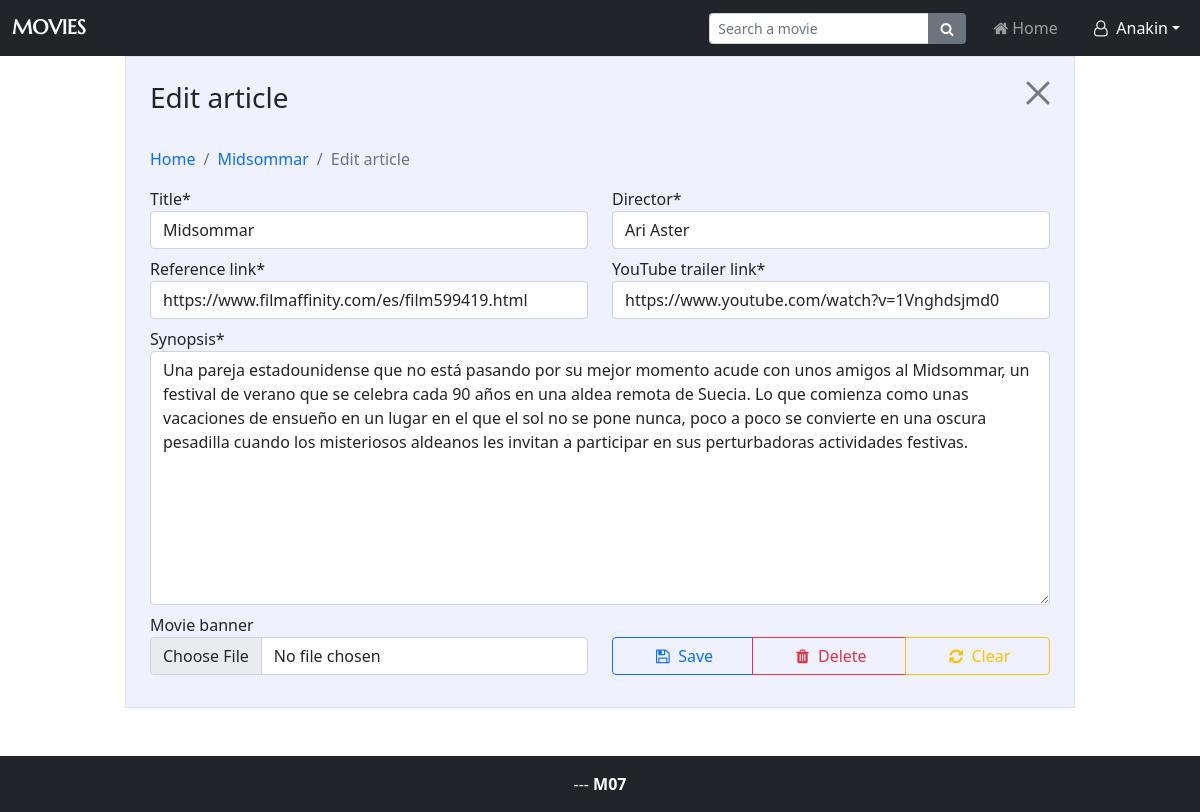
/controller/edit.php?id=8 (signed in), run on the app's committed database.
### tables this page shows
CREATE TABLE `users` (
  `nickname` varchar(100) NOT NULL,
  `email` varchar(255) NOT NULL,
  `password` varchar(32) NOT NULL,
  `id` int(11) NOT NULL,
  `reset_token` text NOT NULL,
  `remember_me_token` text NOT NULL,
  `social_provider` enum('','Twitter','GitHub','Google') NOT NULL,
  `admin` tinyint(1) NOT NULL
);

CREATE TABLE `posts` (
  `id` int(11) NOT NULL,
  `synopsis` text NOT NULL,
  `title` text NOT NULL,
  `director` text NOT NULL,
  `link` text NOT NULL,
  `youtube_link` text NOT NULL,
  `user_id` int(11) NOT NULL,
  `dateTime` timestamp NOT NULL DEFAULT current_timestamp(),
  `image_path` text NOT NULL
);

### controller/edit.php (called while the page is built, shortened)
<?php
require_once '../model/pdo-articles.php';
include_once '../controller/session.php';
$errors = [];
$userId = getSessionUserId();
if (isset($_GET['id'])) {
    $articleId = $_GET['id'];
    $article = getPost($articleId);
    $title = $article['title'];
    $director = $article['director'];
    $link = $article['link'];
    $ytLink = $article['youtube_link'];
    $synopsis = $article['synopsis'];
} else if (isset($_POST['guardar'])) {
    $imagePath = "";
    $title = sanitizeString($_POST['title']);
    $director = sanitizeString($_POST['director']);
    $link = sanitizeString($_POST['link']);
    $ytLink = sanitizeString($_POST['youtube']);
    $synopsis = sanitizeString($_POST['synopsis']);
    checkUserInput($title, $director, $link, $ytLink, $synopsis);
    if (empty($errors)) {
        if (isset($_SESSION["articleId"])) {
            $articleId = $_SESSION["articleId"];
            updatePost($articleId, $title, $director, $link, $ytLink, $synopsis);
        } else {
            $articleId = createPost($userId, $title, $director, $link, $ytLink, $synopsis);
            $_SESSION["articleId"] = $articleId;
        }
    } else {
        $articleId = $_SESSION['articleId'];
    }
    $article = getPost($articleId);
} else unset($_SESSION['articleId']);
include_once '../view/edit.view.php';

### controller/navbar.php (called while the page is built, shortened)
<?php
require_once '../model/pdo-users.php';
require_once '../controller/session.php';
    $userId = getSessionUserId();
    $anonUser = $userId == 0;
    if (!$anonUser) {
        $nickname = getUserNicknameById($userId);
    } else $changePasswordVisibility = '';
    $file = pathinfo($_SERVER['PHP_SELF'])['filename'];
    $homeActive = $file == "index" ? "active" : "";
    $createActive = $file == "edit" ? "active" : "";
    $passwordActive = $file == "change-password" ? "active" : "";
include_once '../view/navbar.view.php';

### controller/session.php (called while the page is built, shortened)
<?php
require_once "../model/pdo-users.php";
function getSessionUserId() {
    if (isset($_SESSION["userId"])) {
        return $_SESSION["userId"];
    } else {
        return 0;
    }
}

### model/pdo-users.php (called while the page is built, shortened)
<?php
function getUserNicknameById($userId)
{
    try {
        $connexio = getConnection();
        $statement = $connexio->prepare('SELECT nickname FROM users WHERE id = :userId');
        $statement->bindParam('userId', $userId, PDO::PARAM_INT);
        $statement->execute();
        $result = $statement->fetch();
        return $result['nickname'];
    } catch (PDOException $e) {
        die("No es pot establir connexió amb la base de dades");
    }
}

### model/pdo-articles.php (called while the page is built, shortened)
<?php
function getPost($articleId)
{
    try {
        $connexio = getConnection();
        $statement = $connexio->prepare('
        SELECT title, director, link, youtube_link, synopsis, id, dateTime, image_path, user_id,
        (SELECT nickname FROM users WHERE id = user_id) AS nickname
        FROM posts WHERE id = :articleId');
        $statement->bindParam('articleId', $articleId, PDO::PARAM_INT);
        $statement->execute();
        return $statement->fetch();
    } catch (PDOException $e) {
        die("No es pot establir connexió amb la base de dades");
    }
}

### view/edit.view.php (the view, shortened to what this page needs)
<!DOCTYPE html>
<html lang="en">
<head>
    <link rel="stylesheet" href="../view/bootstrap/css/bootstrap.min.css">
    <link rel="stylesheet" href="../view/fontello/css/fontello.css">
    <link rel="stylesheet" href="../view/styles.css">
</head>
<body>
<?php require_once '../controller/navbar.php' ?>
    <main class="container">
        <div class="row justify-content-center h-100">
            <div class="edit d-grid gap-3 p-4 border col-md-10 col-12 align-items-center">
                <form action="<?php echo $_SERVER['PHP_SELF'] ?>" id="form" method="POST" novalidate enctype="multipart/form-data">
                    <header class="col-12 d-flex justify-content-between mb-4">
                        <h3>
                            <?php echo isset($_SESSION["articleId"]) ? "Edit" : "Create new" ?> article
                        </h3>
                        <h4>
                            <a type="button" class="btn-close p-0" title="Close" href="index.php"></a>
                        </h4>
                    </header>
                    <nav aria-label="breadcrumb">
                    <ol class="breadcrumb">
                        <li class="breadcrumb-item" title="Go to home"><a href="index.php">Home</a></li>
                        <?php
                        if (isset($_SESSION["articleId"])) {
                            $titleDB = $article['title'];
                            echo "
                            <li class='breadcrumb-item' title='Go to this post'>
                                <a href='article.php?id=$articleId'>$titleDB</a>
                            </li>";
                        }
                        ?>
                        <li class="breadcrumb-item active" aria-current="page"><?php echo isset($_SESSION["articleId"]) ? "Edit" : "Create" ?> article</li>
                    </ol>
                    </nav>
                    <div class="row">
                        <div class="col-md-6 col-12 form-group mb-2">
                            <label for="title">Title*</label>
                            <input type="text" id="title" name="title" placeholder="Type the title" class="form-control <?php echo isset($errors['title']) ? "is-invalid" : "" ?>" value="<?php echo isset($title) ? $title : '' ?>">
                        </div>
                        <div class="col-md-6 col-12 form-group mb-2">
                            <label for="director">Director*</label>
                            <input type="text" id="director" name="director" placeholder="Type the director" class="form-control <?php echo isset($errors['director']) ? "is-invalid" : "" ?>" value="<?php echo isset($director) ? $director : '' ?>">
                        </div>
                    </div>
                    <div class="row">
                        <div class="col-md-6 col-12 form-group mb-2">
                            <label for="link">Reference link*</label>
                            <input type="text" id="link" name="link" placeholder="Type the reference link" class="form-control <?php echo isset($errors['link']) ? "is-invalid" : "" ?>" value="<?php echo isset($link) ? $link : '' ?>">
                        </div>
                        <div class="col-md-6 col-12 form-group mb-2">
                            <label for="youtube">YouTube trailer link*</label>
                            <input type="text" id="youtube" name="youtube" placeholder="Type the YouTube trailer link" class="form-control <?php echo isset($errors['youtube']) ? "is-invalid" : "" ?>" value="<?php echo isset($ytLink) ? $ytLink : '' ?>">
                        </div>
                    </div>
                    <div class="form-group mb-2">
                        <label for="synopsis">Synopsis*</label>
                        <textarea rows="10" id="synopsis" name="synopsis" class="form-control <?php echo isset($errors['synopsis']) ? "is-invalid" : "" ?>"><?php echo isset($synopsis) ? $synopsis : '' ?></textarea>
                    </div>
                    <div class="row mb-2 align-items-end">
                        <div class="form-group col-md-6 col-12">
                            <label for="file">Movie banner</label>
                            <input class="form-control" type="file" id="file" name="file" accept="image/png, image/jpeg">
                        </div>
                        <div class="btn-group mt-3 col-md-6 col-12">
                            <button class="btn btn-outline-primary" type="submit" name="guardar" title="Save post">
                                <span class="icon-floppy"> Save</span>
                            </button>
                            <a class="btn btn-outline-danger" title="Delete post" onclick="show_confirm(<?php echo isset($articleId) ? $articleId : 0 ?>)">
                                <span class="icon-trash"> Delete</span>
                            </a>
                            <button class="btn btn-outline-warning" type="button" id="clear" title="Clear form">
                                <span class="icon-arrows-cw"> Clear</span>
                            </button>
                        </div>
                    </div>
                </form>
            </div>
        </div>
    </main>
    <?php include_once '../view/footer.view.php' ?>
</body>
</html>

### view/navbar.view.php (shortened to what this page needs)
<nav class="navbar fixed-top navbar-expand-lg navbar-dark bg-dark">
  <div class="container-fluid">
    <a class="navbar-brand" href="index.php">Movies</a>
    <div class="collapse navbar-collapse" id="navbarNav">
      <ul class="navbar-nav ms-md-auto gap-2">
        <li class="nav-item align-self-center">
          <form method="GET" action="index.php" class="input-group input-group-sm">
            <input type="search" name="search" class="form-control" placeholder="Search a movie" value="<?php echo isset($_GET['search']) ? $_GET['search'] : '' ?>"/>
            <button type="submit" title="Search a movie" class="btn btn-secondary">
              <i class="icon-search"></i>
            </button>
          </form>
        </li>
        <li class="nav-item rounded">
          <a class="nav-link <?php echo $homeActive ?>" aria-current="page" href="index.php"><span class="icon-home"></span>Home</a>
        </li>
        <li class="nav-item dropdown rounded">
          <?php
          if ($anonUser)
            echo <<<STR
                <a class="nav-link dropdown-toggle $loginActive $signupActive" href="#" id="navbarDropdown" role="button" data-bs-toggle="dropdown" aria-expanded="false"><i class="bi bi-person-fill me-2"></i><span class="icon-user-o"></span> Sign in </a>
                <ul class="dropdown-menu dropdown-menu-end">
                <li><a class="dropdown-item $loginActive" href="login.php"><span class="icon-user-o"></span> Log in</a></li>
                <li><a class="dropdown-item $signupActive" href="sign-up.php"><span class="icon-user-plus"></span> Sign up</a></li>
            STR;
          else echo <<<STR
                <a class="nav-link dropdown-toggle $createActive $passwordActive" href="#" id="navbarDropdown" role="button" data-bs-toggle="dropdown" aria-expanded="false"><i class="bi bi-person-fill me-2"></i><span class="icon-user-o"></span> $nickname</a>
                <ul class="dropdown-menu dropdown-menu-end">
                <li><a class="dropdown-item $createActive" href="edit.php"><span class="icon-plus"></span> New post</a></li>
                <li><a class="dropdown-item $passwordActive $changePasswordVisibility" href="change-password.php"><span class="icon-key"></span> Change password</a></li>
                <li><a class="dropdown-item " href="recovery-password.php"><span class="icon-key"></span> Recovery password</a></li>
                <div class="dropdown-divider"></div>
                <li><a class="dropdown-item" href="clear-session.php"><span class="icon-logout"></span> Log out</a></li>
                <li><a class="dropdown-item" href="clear-session.php"><span class="icon-logout"></span>Donar de baixa</a></li>
                STR;
          ?>
      </ul>
      </li>
      </ul>
    </div>
  </div>
</nav>

### view/styles.css (style rules this page uses)
html, body { height: 100%; }
body { padding-top: 3.5rem; display: flex; flex-direction: column; word-break: break-word; }
main { flex: 1 0 auto; }
span[class^='icon'] { display: inline-block; }
a { text-decoration: none; }
.edit { height: 100%; background-color: #eff1ff; }
.navbar-brand { font-family: Marcellus; text-transform: uppercase; font-weight: bold; }

### data on the page
users: nickname "Anakin"
posts: title "Midsommar", director "Ari Aster", link "https://www.filmaffinity.com/es/film599419.html", youtube "https://www.youtube.com/watch?v=1Vnghdsjmd0", synopsis "Una pareja estadounidense que no está pasando por su mejor momento acude con unos amigos al Midsommar, un festival de verano que se celebra cada 90 años en una aldea remota de Suecia. Lo que comienza como unas vacaciones de ensueño en un lugar en el que el sol no se pone nunca, poco a poco se convierte en una oscura pesadilla cuando los misteriosos aldeanos les invitan a participar en sus perturbadoras actividades festivas."
